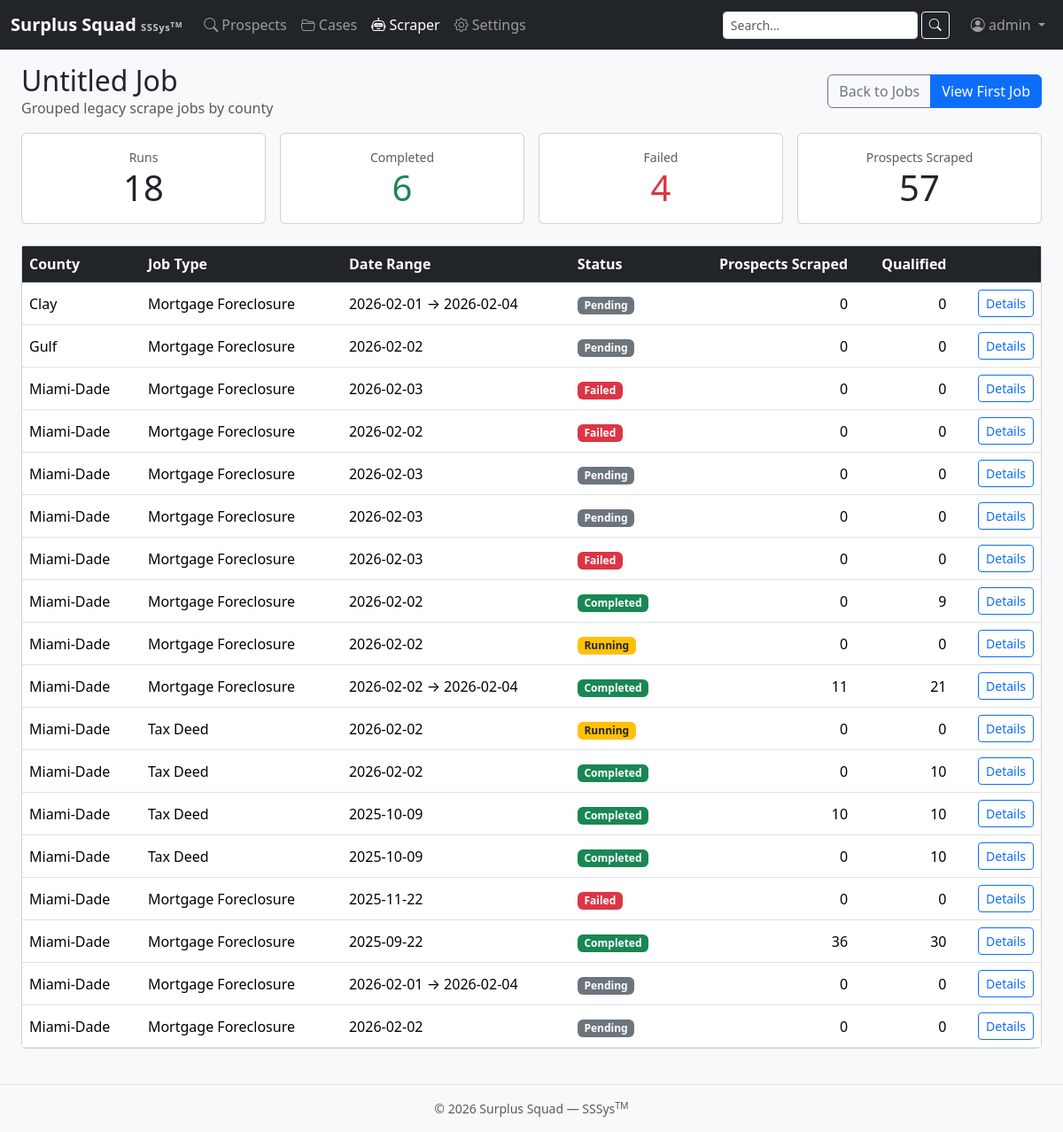
The app's page /scraper/jobs/group/1/ (signed in) with its own data.
### apps/scraper/models.py (models this page shows, shortened)
class ScrapeJob(models.Model):
    JOB_STATUS = [
        ('pending', 'Pending'),
        ('running', 'Running'),
        ('completed', 'Completed'),
        ('failed', 'Failed'),
    ]
    JOB_TYPE = [
        ('TD', 'Tax Deed'),
        ('TL', 'Tax Lien'),
        ('SS', 'Sheriff Sale'),
        ('MF', 'Mortgage Foreclosure'),
    ]
    name = models.CharField(
        max_length=255,
        blank=True,
        default='',
        help_text="Human-friendly identifier used to group related jobs",
    )
    county = models.ForeignKey('locations.County', on_delete=models.CASCADE, related_name='scrape_jobs')
    job_type = models.CharField(max_length=8, choices=JOB_TYPE)
    target_date = models.DateField(help_text="Start date for scraping")
    end_date = models.DateField(null=True, blank=True, help_text="End date (inclusive). Leave blank for single date.")
    status = models.CharField(max_length=32, choices=JOB_STATUS, default='pending')
    triggered_by = models.ForeignKey(User, on_delete=models.SET_NULL, null=True, blank=True)
    prospects_created = models.PositiveIntegerField(default=0)
    prospects_updated = models.PositiveIntegerField(default=0)
    prospects_qualified = models.PositiveIntegerField(default=0)
    prospects_disqualified = models.PositiveIntegerField(default=0)
    error_message = models.TextField(blank=True)
    created_at = models.DateTimeField(auto_now_add=True)
    started_at = models.DateTimeField(null=True, blank=True)
    completed_at = models.DateTimeField(null=True, blank=True)
    class Meta:
        ordering = ('-created_at',)

### apps/locations/models.py (models this page shows, shortened)
class County(models.Model):
    PLATFORM_CHOICES = [
        ("realforeclose", "RealForeclose"),
        ("realtaxdeed", "RealTaxDeed"),
        ("other", "Other"),
    ]
    state = models.ForeignKey(State, on_delete=models.CASCADE, related_name="counties")
    name = models.CharField(max_length=150)
    slug = models.SlugField(max_length=150)
    fips_code = models.CharField(max_length=10, blank=True, default="")
    is_active = models.BooleanField(default=True)
    last_scraped = models.DateTimeField(blank=True, null=True)
    available_prospect_types = models.JSONField(default=list, blank=True)
    uses_realtdm = models.BooleanField(default=False)
    uses_auction_calendar = models.BooleanField(default=False)
    auction_calendar_url = models.URLField(blank=True, default="")
    realtdm_url = models.URLField(blank=True, default="")
    foreclosure_url = models.URLField(blank=True, default="")
    taxdeed_url = models.URLField(blank=True, default="")
    platform = models.CharField(max_length=32, choices=PLATFORM_CHOICES, default="other")
    class Meta:
        verbose_name_plural = "counties"
        unique_together = [("state", "slug")]
        ordering = ["name"]

### apps/scraper/views.py (the view)
# urls.py: path("jobs/group/<int:pk>/", views.ScrapeJobGroupDetailView.as_view(), name="job_group_detail"),
class ScrapeJobGroupDetailView(AdminRequiredMixin, TemplateView):
    template_name = "scraper/job_group_detail.html"
    def dispatch(self, request, *args, **kwargs):
        self.anchor_job = get_object_or_404(ScrapeJob, pk=kwargs.get("pk"))
        return super().dispatch(request, *args, **kwargs)
    def get_context_data(self, **kwargs):
        ctx = super().get_context_data(**kwargs)
        group_name = self.anchor_job.name
        jobs = ScrapeJob.objects.filter(name=group_name).select_related(
            "county",
            "county__state",
            "triggered_by",
        ).order_by("county__name", "pk")
        first_job = jobs.first()
        summary = jobs.aggregate(
            total_jobs=Count("id"),
            success_count=Count("id", filter=Q(status="completed")),
            failed_count=Count("id", filter=Q(status="failed")),
            running_count=Count("id", filter=Q(status="running")),
            pending_count=Count("id", filter=Q(status="pending")),
            prospects_total=Sum("prospects_created"),
        )
        ctx.update({
            "group_name": group_name or "Untitled Job",
            "jobs": jobs,
            "first_job": first_job,
            "summary": summary,
        })
        return ctx

### apps/accounts/mixins.py (called while the page is built)
    def test_func(self):
        user = self.request.user
        return hasattr(user, 'profile') and user.profile.is_admin

### apps/accounts/models.py (called while the page is built)
    @property
    def can_view_prospects(self):
        return self.role in {self.ROLE_PROSPECTS_ONLY, self.ROLE_BOTH, self.ROLE_ADMIN}

    @property
    def can_view_cases(self):
        return self.role in {self.ROLE_CASES_ONLY, self.ROLE_BOTH, self.ROLE_ADMIN}

    @property
    def is_admin(self):
        return self.role == self.ROLE_ADMIN or self.user.is_superuser

### templates/scraper/job_group_detail.html (shortened to what this page needs)
{% extends "base.html" %}
{% block content %}
<div class="d-flex flex-column flex-md-row justify-content-between align-items-md-center gap-2 mb-3">
  <div>
    <h2 class="mb-0">{{ group_name }}</h2>
    <span class="text-muted">Grouped legacy scrape jobs by county</span>
  </div>
  <div class="btn-group">
    <a href="{% url 'scraper:job_list' %}" class="btn btn-outline-secondary">Back to Jobs</a>
    {% if first_job %}
    <a href="{% url 'scraper:job_detail' first_job.pk %}" class="btn btn-primary">View First Job</a>
    {% endif %}
  </div>
</div>
<div class="row g-3 mb-4">
  <div class="col-sm-6 col-lg-3">
    <div class="card text-center">
      <div class="card-body">
        <div class="text-muted small">Runs</div>
        <div class="display-6">{{ summary.total_jobs|default:0 }}</div>
      </div>
    </div>
  </div>
  <div class="col-sm-6 col-lg-3">
    <div class="card text-center">
      <div class="card-body">
        <div class="text-muted small">Completed</div>
        <div class="display-6 text-success">{{ summary.success_count|default:0 }}</div>
      </div>
    </div>
  </div>
  <div class="col-sm-6 col-lg-3">
    <div class="card text-center">
      <div class="card-body">
        <div class="text-muted small">Failed</div>
        <div class="display-6 text-danger">{{ summary.failed_count|default:0 }}</div>
      </div>
    </div>
  </div>
  <div class="col-sm-6 col-lg-3">
    <div class="card text-center">
      <div class="card-body">
        <div class="text-muted small">Prospects Scraped</div>
        <div class="display-6">{{ summary.prospects_total|default:0 }}</div>
      </div>
    </div>
  </div>
</div>
<div class="card">
  <div class="table-responsive">
    <table class="table table-hover align-middle mb-0">
      <thead class="table-dark">
        <tr>
          <th>County</th>
          <th>Job Type</th>
          <th>Date Range</th>
          <th>Status</th>
          <th class="text-end">Prospects Scraped</th>
          <th class="text-end">Qualified</th>
          <th></th>
        </tr>
      </thead>
      <tbody>
        {% for job in jobs %}
        <tr>
          <td>{{ job.county.name }}</td>
          <td>{{ job.get_job_type_display }}</td>
          <td>
            {{ job.target_date|date:"Y-m-d" }}
            {% if job.end_date %}&rarr; {{ job.end_date|date:"Y-m-d" }}{% endif %}
          </td>
          <td>
            {% if job.status == "completed" %}
              <span class="badge bg-success">Completed</span>
            {% elif job.status == "running" %}
              <span class="badge bg-warning text-dark">Running</span>
            {% elif job.status == "failed" %}
              <span class="badge bg-danger">Failed</span>
            {% else %}
              <span class="badge bg-secondary">Pending</span>
            {% endif %}
          </td>
          <td class="text-end">{{ job.prospects_created }}</td>
          <td class="text-end">{{ job.prospects_qualified }}</td>
          <td class="text-end">
            <a href="{% url 'scraper:job_detail' job.pk %}" class="btn btn-sm btn-outline-primary">Details</a>
          </td>
        </tr>
        {% empty %}
        <tr>
          <td colspan="7" class="text-center text-muted py-4">No individual jobs exist for this group.</td>
        </tr>
        {% endfor %}
      </tbody>
    </table>
  </div>
</div>
{% endblock %}

### templates/includes/navbar.html (shortened to what this page needs)
<nav class="navbar navbar-expand-lg navbar-dark bg-dark">
  <div class="container-fluid">
    <a class="navbar-brand d-flex flex-column lh-1" href="{% url 'dashboard:home' %}">
      <span class="fw-bold">Surplus Squad
      <small class="text-light opacity-75" style="font-size:.7rem;">SSSys<sup>TM</sup></small>
    </span>
    </a>
    <div class="collapse navbar-collapse" id="mainNav">
      {% if user.is_authenticated %}
      <ul class="navbar-nav me-auto">
        {% if user.profile.can_view_prospects or user.is_superuser %}
        <li class="nav-item">
          <a class="nav-link {% if request.resolver_match.app_name == 'prospects' %}active{% endif %}"
             href="{% url 'prospects:type_select' %}">
            <i class="bi bi-search"></i> Prospects
          </a>
        </li>
        {% endif %}
        {% if user.profile.can_view_cases or user.is_superuser %}
        <li class="nav-item">
          <a class="nav-link {% if request.resolver_match.app_name == 'cases' %}active{% endif %}"
             href="{% url 'cases:list' %}">
            <i class="bi bi-folder2-open"></i> Cases
          </a>
        </li>
        {% endif %}
        {% if user.profile.is_admin or user.is_superuser %}
        <li class="nav-item">
          <a class="nav-link {% if request.resolver_match.app_name == 'scraper' %}active{% endif %}"
             href="{% url 'scraper:dashboard' %}">
            <i class="bi bi-robot"></i> Scraper
          </a>
        </li>
        <li class="nav-item">
          <a class="nav-link {% if request.resolver_match.app_name == 'settings_app' %}active{% endif %}"
             href="{% url 'settings_app:home' %}">
            <i class="bi bi-gear"></i> Settings
          </a>
        </li>
        {% endif %}
      </ul>
      <form class="d-flex me-3" method="get" action="{% url 'search' %}">
        <input class="form-control form-control-sm me-1" type="search" name="q" placeholder="Search..." aria-label="Search" value="{{ request.GET.q|default:'' }}">
        <button class="btn btn-sm btn-outline-light" type="submit"><i class="bi bi-search"></i></button>
      </form>
      <ul class="navbar-nav">
        <li class="nav-item dropdown">
          <a class="nav-link dropdown-toggle" href="#" id="userMenu"
             role="button" data-bs-toggle="dropdown" aria-expanded="false">
            <i class="bi bi-person-circle"></i> {{ user.get_full_name|default:user.username }}
          </a>
        </li>
      </ul>
      {% endif %}
    </div>
  </div>
</nav>

### static/css/style.css (style rules this page uses)
body { min-height: 100vh; display: flex; flex-direction: column; background-color: #f8f9fa; }
.navbar-brand small { letter-spacing: .05em; }
.card { transition: box-shadow .15s ease-in-out; }
.table th { white-space: nowrap; }

### records on screen
ScrapeJob: county.name "Clay", job_type "Mortgage Foreclosure", target_date "2026-02-01", end_date "2026-02-04", status "Pending", prospects_created "0", prospects_qualified "0"
ScrapeJob: county.name "Gulf", job_type "Mortgage Foreclosure", target_date "2026-02-02", status "Pending", prospects_created "0", prospects_qualified "0"
ScrapeJob: county.name "Miami-Dade", job_type "Mortgage Foreclosure", target_date "2026-02-03", status "Failed", prospects_created "0", prospects_qualified "0"
ScrapeJob: county.name "Miami-Dade", job_type "Mortgage Foreclosure", target_date "2026-02-02", status "Failed", prospects_created "0", prospects_qualified "0"
ScrapeJob: county.name "Miami-Dade", job_type "Mortgage Foreclosure", target_date "2026-02-03", status "Pending", prospects_created "0", prospects_qualified "0"
ScrapeJob: county.name "Miami-Dade", job_type "Mortgage Foreclosure", target_date "2026-02-03", status "Pending", prospects_created "0", prospects_qualified "0"
ScrapeJob: county.name "Miami-Dade", job_type "Mortgage Foreclosure", target_date "2026-02-03", status "Failed", prospects_created "0", prospects_qualified "0"
ScrapeJob: county.name "Miami-Dade", job_type "Mortgage Foreclosure", target_date "2026-02-02", status "Completed", prospects_created "0", prospects_qualified "9"
ScrapeJob: county.name "Miami-Dade", job_type "Mortgage Foreclosure", target_date "2026-02-02", status "Running", prospects_created "0", prospects_qualified "0"
ScrapeJob: county.name "Miami-Dade", job_type "Mortgage Foreclosure", target_date "2026-02-02", end_date "2026-02-04", status "Completed", prospects_created "11", prospects_qualified "21"
ScrapeJob: county.name "Miami-Dade", job_type "Tax Deed", target_date "2026-02-02", status "Running", prospects_created "0", prospects_qualified "0"
ScrapeJob: county.name "Miami-Dade", job_type "Tax Deed", target_date "2026-02-02", status "Completed", prospects_created "0", prospects_qualified "10"
ScrapeJob: county.name "Miami-Dade", job_type "Tax Deed", target_date "2025-10-09", status "Completed", prospects_created "10", prospects_qualified "10"
ScrapeJob: county.name "Miami-Dade", job_type "Tax Deed", target_date "2025-10-09", status "Completed", prospects_created "0", prospects_qualified "10"
ScrapeJob: county.name "Miami-Dade", job_type "Mortgage Foreclosure", target_date "2025-11-22", status "Failed", prospects_created "0", prospects_qualified "0"
ScrapeJob: county.name "Miami-Dade", job_type "Mortgage Foreclosure", target_date "2025-09-22", status "Completed", prospects_created "36", prospects_qualified "30"
ScrapeJob: county.name "Miami-Dade", job_type "Mortgage Foreclosure", target_date "2026-02-01", end_date "2026-02-04", status "Pending", prospects_created "0", prospects_qualified "0"
ScrapeJob: county.name "Miami-Dade", job_type "Mortgage Foreclosure", target_date "2026-02-02", status "Pending", prospects_created "0", prospects_qualified "0"

### other values on screen
{{ user.get_full_name|default:user.username }} "admin"
{{ group_name }} "Untitled Job"
{{ summary.total_jobs|default:0 }} "18"
{{ summary.success_count|default:0 }} "6"
{{ summary.failed_count|default:0 }} "4"
{{ summary.prospects_total|default:0 }} "57"
